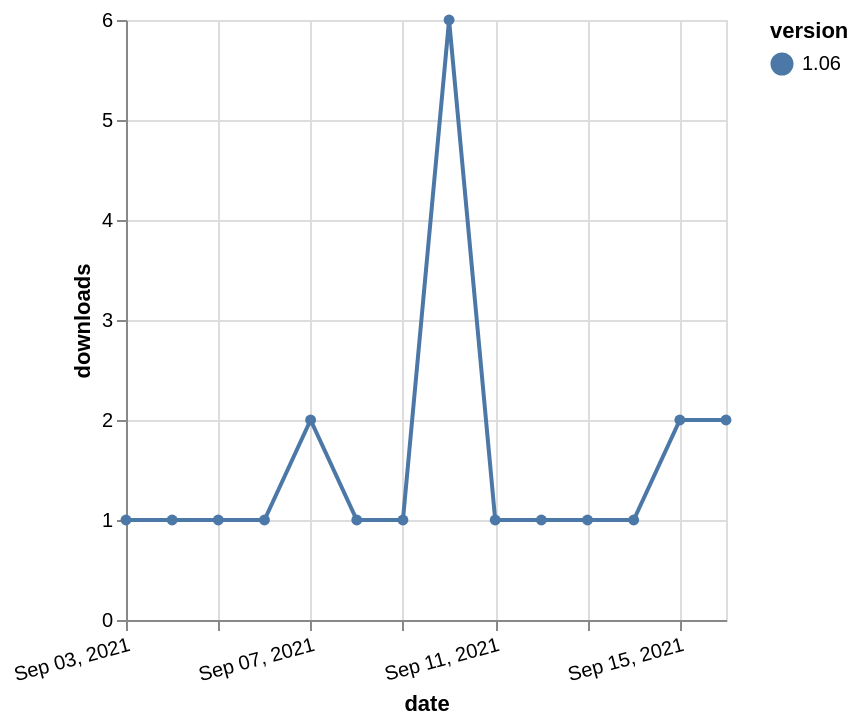

The specification (Vega-Lite) saved for this image:
### Vega-Lite specification from a JSON file in a GitHub repository (floating-point values rounded to 4 significant figures)
{"$schema": "https://vega.github.io/schema/vega-lite/v5.json", "description": "A simple bar chart with embedded data.", "data": {"values": [{"date": "2021-09-03", "total": 367, "delta": 1, "version": "1.06"}, {"date": "2021-09-04", "total": 368, "delta": 1, "version": "1.06"}, {"date": "2021-09-05", "total": 369, "delta": 1, "version": "1.06"}, {"date": "2021-09-06", "total": 370, "delta": 1, "version": "1.06"}, {"date": "2021-09-07", "total": 372, "delta": 2, "version": "1.06"}, {"date": "2021-09-08", "total": 373, "delta": 1, "version": "1.06"}, {"date": "2021-09-09", "total": 374, "delta": 1, "version": "1.06"}, {"date": "2021-09-10", "total": 380, "delta": 6, "version": "1.06"}, {"date": "2021-09-11", "total": 381, "delta": 1, "version": "1.06"}, {"date": "2021-09-12", "total": 382, "delta": 1, "version": "1.06"}, {"date": "2021-09-13", "total": 383, "delta": 1, "version": "1.06"}, {"date": "2021-09-14", "total": 384, "delta": 1, "version": "1.06"}, {"date": "2021-09-15", "total": 386, "delta": 2, "version": "1.06"}, {"date": "2021-09-16", "total": 388, "delta": 2, "version": "1.06"}]}, "width": "container", "mark": {"type": "line", "point": {"filled": true}}, "encoding": {"x": {"field": "date", "type": "temporal", "timeUnit": "yearmonthdate", "title": "date", "axis": {"labelAngle": -15}}, "y": {"field": "delta", "type": "quantitative", "title": "downloads"}, "color": {"field": "version", "type": "nominal"}, "tooltip": {"field": "delta"}}}
